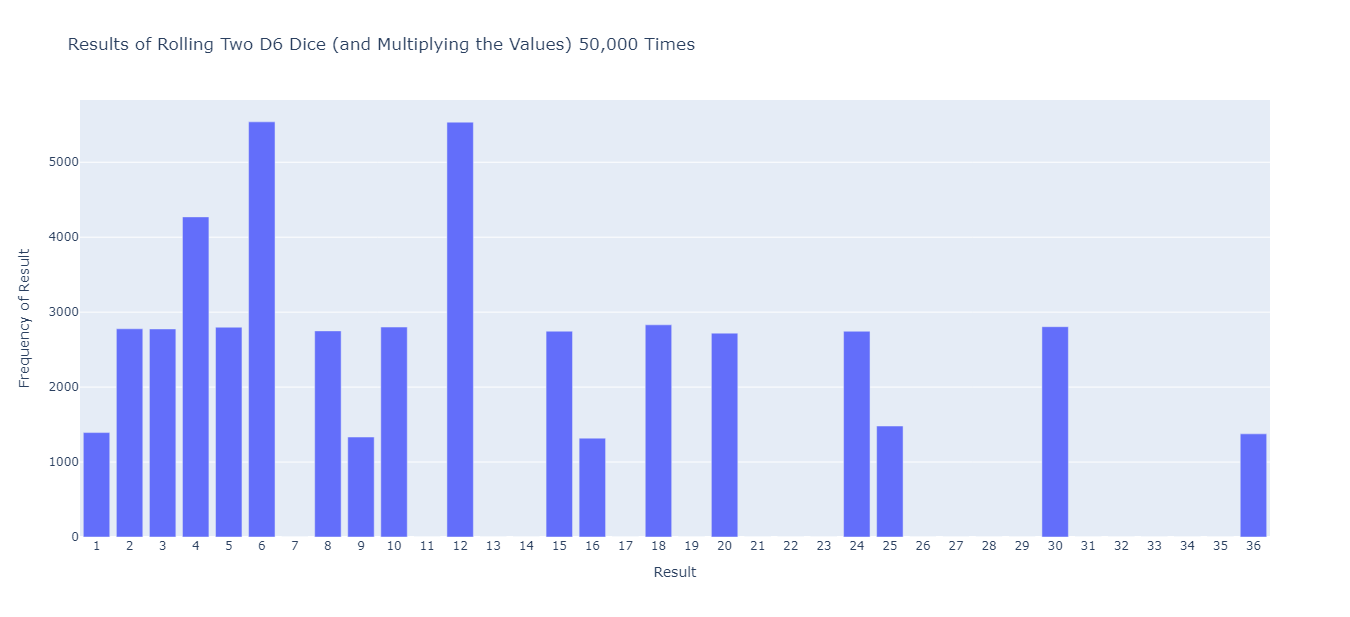

The script that drew this image:
import plotly.express as px
from die import Die

# Create two D6 dice
die_1 = Die()
die_2 = Die()

# Make some rolls, and store results in a list
results = []
for roll_num in range(50_000):
    result = die_1.roll() * die_2.roll()
    results.append(result)

# Analyze the results
frequencies = []
max_result = die_1.num_sides * die_2.num_sides
poss_results = range(1, max_result + 1)
for value in poss_results:
    frequency = results.count(value)
    frequencies.append(frequency)

print(frequencies)

# Visualize the results
title = "Results of Rolling Two D6 Dice (and Multiplying the Values) 50,000 Times"
labels = {"x": "Result", "y": "Frequency of Result"}
fig = px.bar(x=poss_results, y=frequencies, title=title, labels=labels)

# Further customize chart
fig.update_layout(xaxis_dtick=1)

fig.show()
